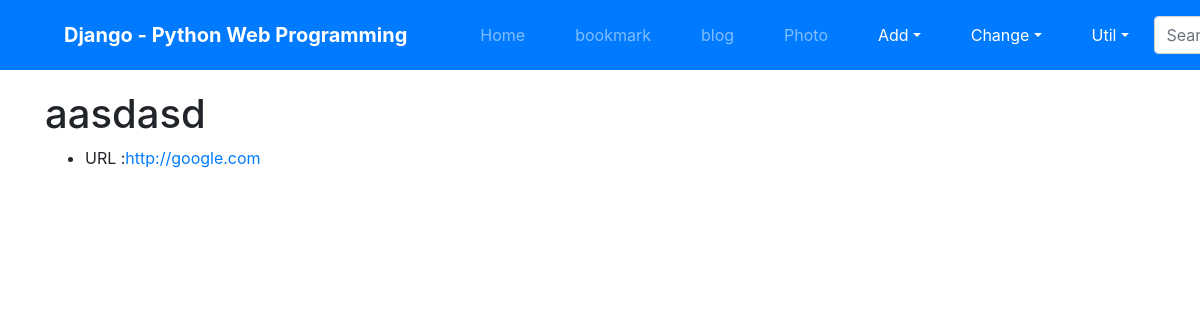
The app's page /bookmark/5/, older data.
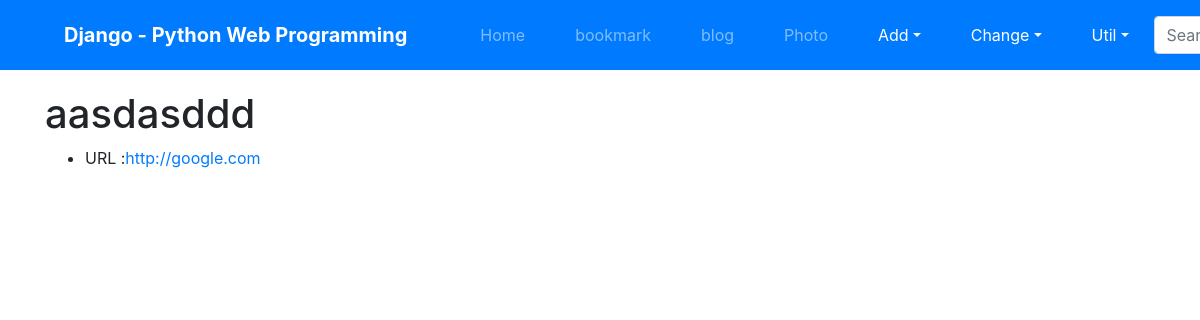
The same page, newer data.
### bookmark/models.py (models this page shows, shortened)
class Bookmark(models.Model):
    title= models.CharField('TITLE', max_length=100,blank=True)
    url = models.URLField('URL',unique=True)
    owner = models.ForeignKey(User,on_delete=models.CASCADE,blank=True,null=True)

### bookmark/views.py (the view)
# urls.py: path('<int:pk>/',views.BookmarkDV.as_view(),name='detail'), # 상세
class BookmarkDV(DetailView):
    model = Bookmark

### bookmark/templates/bookmark/bookmark_detail.html (shortened to what this page needs)
{% extends 'base.html' %}
{% block content %}
<h1>{{object.title}}</h1>
<ul>
    <li>URL :<a href="{{ object.url }}">{{ object.url }}</a></li>
</ul>
{% endblock %}

Row changes from the older to the newer data that the page shows:
changed Bookmark "http://google.com": title "aasdasd" → "aasdasddd"
